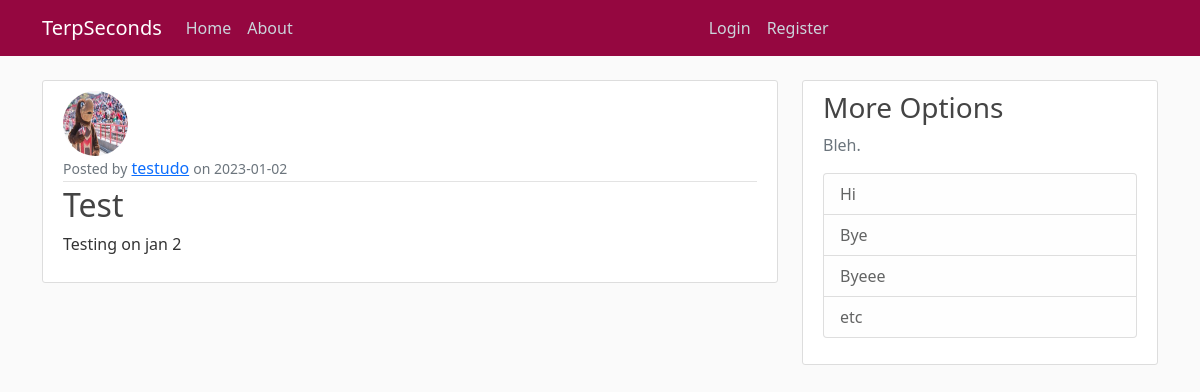
Page /post/9 on the committed database.
### terps/models.py (models this page shows, shortened)
class User(db.Model, UserMixin):
    id = db.Column(db.Integer, primary_key=True)
    username = db.Column(db.String(20), unique=True, nullable=False)
    email = db.Column(db.String(120), unique=True, nullable=False)
    image_file = db.Column(db.String(20), nullable=False, default='default.jpg')
    password = db.Column(db.String(60), nullable=False)
    posts = db.relationship('Post', backref='author', lazy=True)

class Post(db.Model):
    id = db.Column(db.Integer, primary_key=True)
    title = db.Column(db.String(100), nullable=False)
    date_posted = db.Column(db.DateTime, nullable=False, default=datetime.utcnow)
    description = db.Column(db.Text, nullable=False)
    user_id = db.Column(db.Integer, db.ForeignKey('user.id'), nullable=False)

### terps/routes.py (the view)
@app.route("/post/<int:post_id>")
def post(post_id):
    post = Post.query.get_or_404(post_id)
    return render_template('post.html', title = post.title, post=post)

### terps/templates/post.html (shortened to what this page needs)
{%extends 'defaultLayout.html'%}
{%block content%}
        <article class="media content-section">
            <img class = 'rounded-circle article-img' src="{{url_for('static', filename ='profile_pics/' + post.author.image_file)}}">
          <div class="media-body">
            <div class="article-metadata">
                <small class="text-muted">Posted by</small>
              <a class="mr-2" href="{{url_for('user_posts', username=post.author.username)}}">{{ post.author.username }}</a>
              <small class="text-muted">on {{ post.date_posted.strftime('%Y-%m-%d') }}</small>
            </div>
            <h2 class = 'article-title'>{{ post.title }}</h2>
            <p class="article-content">{{ post.description }}</p>
          </div>
        </article>
{% endblock content %}

### terps/static/main.css (style rules this page uses)
body { background: #fafafa; color: #333333; margin-top: 5rem; }
h1, h2, h3, h4, h5, h6 { color: #444444; }
.content-section { background: #ffffff; padding: 10px 20px; border: 1px solid #dddddd; border-radius: 3px; margin-bottom: 20px; }
.article-title { color: #444444; }
.article-content { white-space: pre-line; }
.article-img { height: 65px; width: 65px; margin-right: 16px; }
.article-metadata { padding-bottom: 1px; margin-bottom: 4px; border-bottom: 1px solid #e3e3e3 }

### rows in the picture
User: image_file (picture), author.username "testudo"
Post: date_posted "2023-01-02", title "Test", description "Testing on jan 2"
